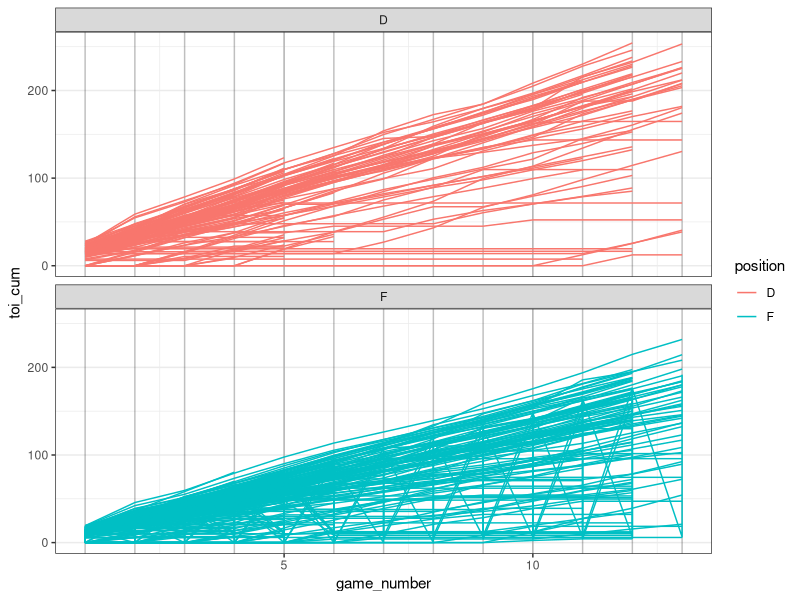
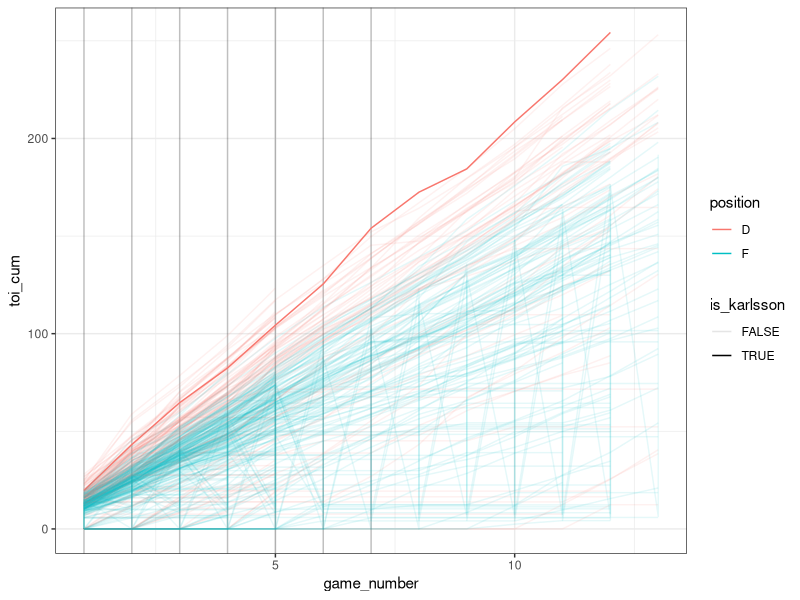

Source code (R) for these figures, in order: (Note: this script raises an error after producing the figures.)
library(tidyverse)
library(viridis)

setwd("C:/Users/conor/githubfolder/Random-Hockey-Charts/playoff running charts")

theme_set(theme_bw())

df_raw <- read_csv("16_17 playoffs running charts 5_21.csv")

colnames(df_raw) <- tolower(colnames(df_raw))

schedule <- df_raw %>% 
  select(team, date) %>% 
  group_by(team, date) %>%
  unique() %>% 
  arrange(team, date)


teams <- df_raw %>%
  group_by(team) %>% 
  mutate(team_toi_sd = sd(toi)) %>% 
  arrange(team_toi_sd) %>% 
  select(team) %>% 
  unique() %>% 
  unlist()

player_position <- df_raw %>% 
  select(player, position) %>% 
  unique()


df_player <- df_raw %>%
  select(team, player, date, toi) %>% 
  group_by(team) %>% 
  right_join(schedule, by = c("date", "team")) %>% 
  complete(date, player) %>% 
  arrange(team, player, date) %>% 
  ungroup() %>% 
  replace_na(list(toi = 0)) %>% 
  left_join(player_position) %>% 
  group_by(team, player) %>% 
  mutate(toi_cum = cumsum(toi)) %>% 
  ungroup() %>% 
  group_by(team) %>% 
  mutate(game_number = dense_rank(date)) %>% 
  ungroup() %>% 
  mutate(position = if_else(position == "L" | position == "C" | position ==  "R",
                            "F", "D")) %>% 
  group_by(team) %>%
  mutate(gp_team = max(game_number)) %>% 
  arrange(desc(gp_team), team, player, date) %>% 
  ungroup() %>% 
  mutate(team = factor(team))

  
plot_player_league <- df_player %>% 
  ggplot(aes(game_number, toi_cum, color = position, group = player)) +
  geom_vline(xintercept = c(1:max(df_player$game_number)), alpha = .25) +
  geom_line() +
  facet_wrap(~position, ncol = 1)
plot_player_league

plot_karlsson <- df_player %>% 
  mutate(is_karlsson = player == "ERIK.KARLSSON") %>% 
  ggplot(aes(game_number, toi_cum, color = position, group = player, alpha = is_karlsson)) +
  geom_vline(xintercept = c(1:7), alpha = .25) +
  geom_line()
plot_karlsson
  
plot_player <- df_player %>% 
  #filter(team == "PIT") %>% 
    ggplot(aes(game_number, toi_cum, group = player, color = position)) +
      geom_vline(xintercept = c(1:max(df_player$game_number)), alpha = .25) +
      geom_line() +
      facet_wrap(~team) +
      scale_color_discrete(guide_colorbar(title = "Player Position")) +
      scale_size_continuous(range = c(.25, 1.25), guide = "none") +
      scale_alpha_continuous(range = c(.05, 1), guide = "none") +
      labs(title = "Cumulative Time on Ice Per Player",
       subtitle = "2016-17 NHL Playoffs, All Situations",
       x = "Game Number",
       y = "Cumulative Time on Ice",
       caption = "@Null_HHockey, data from http://www.corsica.hockey/") +
      theme(panel.grid.minor = element_blank())
      #scale_color_viridis(discrete = TRUE)
plot_player
